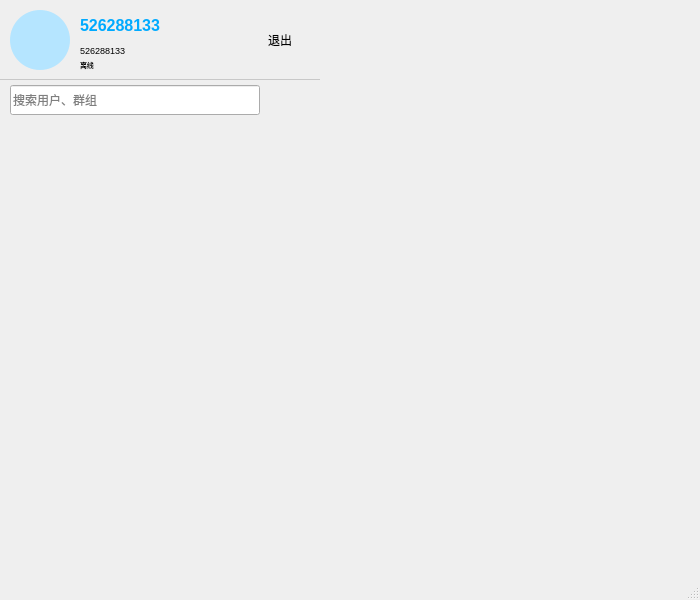
<?xml version="1.0" encoding="UTF-8"?>
<ui version="4.0">
 <class>MainScene</class>
 <widget class="QMainWindow" name="MainScene">
  <property name="geometry">
   <rect>
    <x>0</x>
    <y>0</y>
    <width>700</width>
    <height>600</height>
   </rect>
  </property>
  <property name="minimumSize">
   <size>
    <width>700</width>
    <height>600</height>
   </size>
  </property>
  <property name="windowTitle">
   <string>MainWindow</string>
  </property>
  <property name="styleSheet">
   <string notr="true"/>
  </property>
  <widget class="QWidget" name="centralwidget">
   <widget class="QWidget" name="widget" native="true">
    <property name="geometry">
     <rect>
      <x>0</x>
      <y>0</y>
      <width>320</width>
      <height>80</height>
     </rect>
    </property>
    <property name="styleSheet">
     <string notr="true">#widget{
border-bottom: 1px solid rgb(200,200,200);
}</string>
    </property>
    <widget class="QPushButton" name="img">
     <property name="geometry">
      <rect>
       <x>10</x>
       <y>10</y>
       <width>60</width>
       <height>60</height>
      </rect>
     </property>
     <property name="cursor">
      <cursorShape>PointingHandCursor</cursorShape>
     </property>
     <property name="styleSheet">
      <string notr="true">border-radius:30px;
background-color:#b5e5ff;</string>
     </property>
     <property name="text">
      <string/>
     </property>
    </widget>
    <widget class="QWidget" name="widget_2" native="true">
     <property name="geometry">
      <rect>
       <x>80</x>
       <y>10</y>
       <width>150</width>
       <height>60</height>
      </rect>
     </property>
     <widget class="QLabel" name="name">
      <property name="geometry">
       <rect>
        <x>0</x>
        <y>0</y>
        <width>140</width>
        <height>30</height>
       </rect>
      </property>
      <property name="styleSheet">
       <string notr="true">font-size:16px;
color:rgb(0, 170, 255);
font-weight:bold;</string>
      </property>
      <property name="text">
       <string>526288133</string>
      </property>
     </widget>
     <widget class="QLabel" name="act">
      <property name="geometry">
       <rect>
        <x>0</x>
        <y>30</y>
        <width>100</width>
        <height>20</height>
       </rect>
      </property>
      <property name="styleSheet">
       <string notr="true">font-size:9px;</string>
      </property>
      <property name="text">
       <string>526288133</string>
      </property>
     </widget>
     <widget class="QLabel" name="sts">
      <property name="geometry">
       <rect>
        <x>0</x>
        <y>50</y>
        <width>40</width>
        <height>10</height>
       </rect>
      </property>
      <property name="styleSheet">
       <string notr="true">font-size:7px;</string>
      </property>
      <property name="text">
       <string>离线</string>
      </property>
     </widget>
    </widget>
    <widget class="QWidget" name="widget_3" native="true">
     <property name="geometry">
      <rect>
       <x>260</x>
       <y>10</y>
       <width>41</width>
       <height>61</height>
      </rect>
     </property>
     <widget class="QPushButton" name="pushButton_2">
      <property name="geometry">
       <rect>
        <x>5</x>
        <y>20</y>
        <width>30</width>
        <height>20</height>
       </rect>
      </property>
      <property name="cursor">
       <cursorShape>PointingHandCursor</cursorShape>
      </property>
      <property name="styleSheet">
       <string notr="true">border:none;</string>
      </property>
      <property name="text">
       <string>退出</string>
      </property>
     </widget>
    </widget>
   </widget>
   <widget class="QWidget" name="widget_4" native="true">
    <property name="geometry">
     <rect>
      <x>0</x>
      <y>80</y>
      <width>320</width>
      <height>40</height>
     </rect>
    </property>
    <widget class="QLineEdit" name="lineEdit">
     <property name="geometry">
      <rect>
       <x>10</x>
       <y>5</y>
       <width>250</width>
       <height>30</height>
      </rect>
     </property>
     <property name="placeholderText">
      <string>搜索用户、群组</string>
     </property>
    </widget>
    <widget class="QPushButton" name="search">
     <property name="geometry">
      <rect>
       <x>270</x>
       <y>5</y>
       <width>30</width>
       <height>30</height>
      </rect>
     </property>
     <property name="cursor">
      <cursorShape>PointingHandCursor</cursorShape>
     </property>
     <property name="styleSheet">
      <string notr="true">border:none;</string>
     </property>
     <property name="text">
      <string/>
     </property>
    </widget>
   </widget>
  </widget>
  <widget class="QMenuBar" name="menubar">
   <property name="geometry">
    <rect>
     <x>0</x>
     <y>0</y>
     <width>700</width>
     <height>18</height>
    </rect>
   </property>
  </widget>
  <widget class="QStatusBar" name="statusbar"/>
 </widget>
 <resources/>
 <connections/>
</ui>
